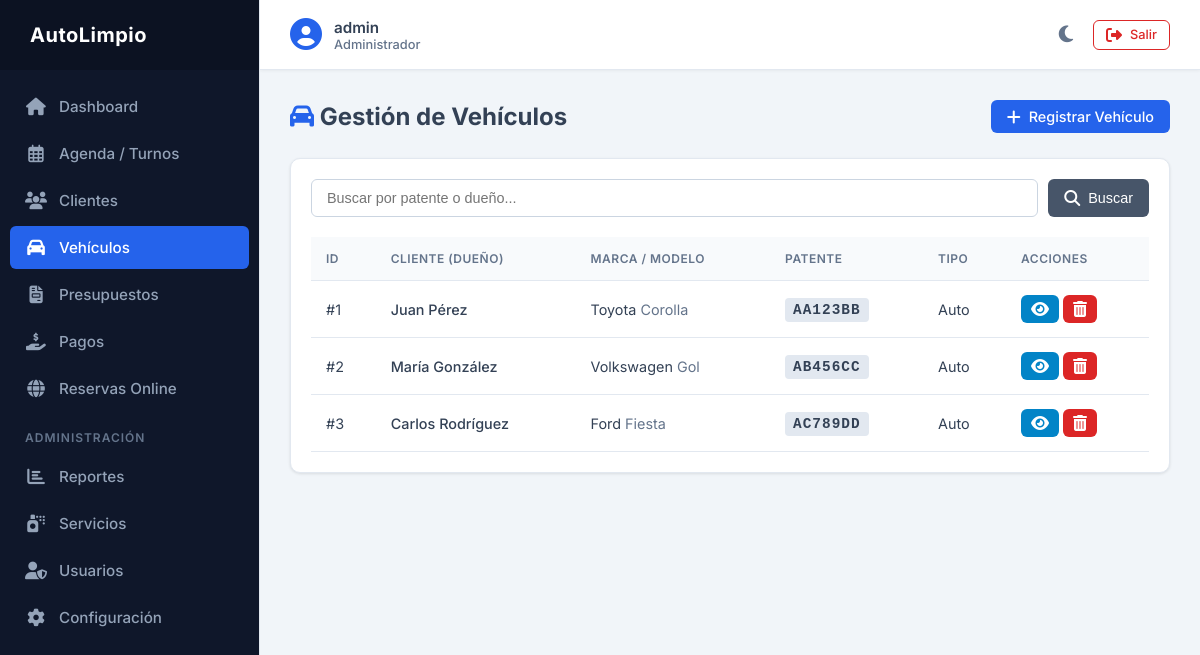
The app's page /vehiculos (signed in) with its own data.
### tables this page shows
CREATE TABLE vehiculos (
        id INTEGER PRIMARY KEY AUTOINCREMENT,
        cliente_id INTEGER NOT NULL,
        marca TEXT NOT NULL,
        modelo TEXT NOT NULL,
        patente TEXT UNIQUE NOT NULL,
        tipo TEXT NOT NULL,
        FOREIGN KEY (cliente_id) REFERENCES clientes(id)
    );

CREATE TABLE clientes (
        id INTEGER PRIMARY KEY AUTOINCREMENT,
        nombre TEXT NOT NULL,
        apellido TEXT NOT NULL,
        telefono TEXT NOT NULL,
        email TEXT,
        direccion TEXT,
        fecha_registro TIMESTAMP DEFAULT CURRENT_TIMESTAMP
    );

### app.py (the view)
@app.route('/vehiculos')
@login_required
def vehiculos():
    buscar = request.args.get('buscar', '')
    conn = get_db()
    query = '''
        SELECT v.*, c.nombre, c.apellido
        FROM vehiculos v
        JOIN clientes c ON v.cliente_id = c.id
    '''
    params = []
    if buscar:
        query += ' WHERE v.patente LIKE ? OR c.nombre LIKE ? OR c.apellido LIKE ?'
        params.extend([f'%{buscar}%', f'%{buscar}%', f'%{buscar}%'])
    vehiculos = conn.execute(query, params).fetchall()
    conn.close()
    return render_template('vehiculos.html', vehiculos=vehiculos, buscar=buscar)

### app.py (called while the page is built)
def get_db():
    conn = sqlite3.connect(DB_PATH)
    conn.row_factory = sqlite3.Row
    return conn

def login_required(f):
    @wraps(f)
    def decorated_function(*args, **kwargs):
        if 'user_id' not in session:
            return redirect(url_for('login'))
        return f(*args, **kwargs)
    return decorated_function

### templates/vehiculos.html (shortened to what this page needs)
{% extends 'base.html' %}
{% block content %}
<div class="page-header">
    <h2><i class="fas fa-car" style="color: var(--primary-color);"></i> Gestión de Vehículos</h2>
    <a href="{{ url_for('vehiculo_nuevo') }}" class="btn btn-primary">
        <i class="fas fa-plus"></i> Registrar Vehículo
    </a>
</div>
<div class="table-container">
    <form method="GET" class="search-form">
        <input type="text" name="buscar" value="{{ buscar }}" placeholder="Buscar por patente o dueño..." class="search-input">
        <button type="submit" class="btn btn-secondary"><i class="fas fa-search"></i> Buscar</button>
    </form>
    <table>
        <thead>
            <tr>
                <th>ID</th>
                <th>Cliente (Dueño)</th>
                <th>Marca / Modelo</th>
                <th>Patente</th>
                <th>Tipo</th>
                <th>Acciones</th>
            </tr>
        </thead>
        <tbody>
            {% for v in vehiculos %}
            <tr>
                <td>#{{ v.id }}</td>
                <td>
                    <div style="font-weight: 500;">{{ v.nombre }} {{ v.apellido }}</div>
                </td>
                <td>{{ v.marca }} <span style="color: var(--text-muted);">{{ v.modelo }}</span></td>
                <td><span style="background: #e2e8f0; padding: 4px 8px; border-radius: 4px; font-family: monospace; font-weight: bold; letter-spacing: 1px;">{{ v.patente }}</span></td>
                <td>{{ v.tipo }}</td>
                <td>
                    <a href="{{ url_for('cliente_detalle', id=v.cliente_id) }}" class="btn btn-info btn-icon" title="Ver Dueño">
                        <i class="fas fa-eye"></i>
                    </a>
                    <a href="{{ url_for('vehiculo_eliminar', id=v.id) }}" class="btn btn-danger btn-icon" title="Eliminar" onclick="return confirm('¿Está seguro de que desea eliminar este vehículo de la base de datos?\nPatente: {{ v.patente }}');">
                        <i class="fas fa-trash-alt"></i>
                    </a>
                </td>
            </tr>
            {% endfor %}
        </tbody>
    </table>
</div>
{% endblock %}

### static/css/style.css (style rules this page uses)
:root { --primary-color: #2563eb; --primary-hover: #1d4ed8; --secondary-color: #475569; --secondary-hover: #334155; --success-color: #16a34a; --success-hover: #15803d; --danger-color: #dc2626; --danger-hover: #b91c1c; --warning-color: #d97706; --info-color: #0284c7; --bg-color: #f1f5f9; --sidebar-bg: #0f172a; --sidebar-text: #94a3b8; --sidebar-hover: #1e293b; --sidebar-active: #2563eb; --sidebar-active-text: #ffffff; --card-bg: #ffffff; --text-main: #334155; --text-muted: #64748b; --border-color: #e2e8f0; --table-header-bg: #f8fafc; --table-hover-bg: #f1f5f9; --input-bg: #ffffff; --input-border: #cbd5e1; --input-text: #334155; --sidebar-width: 260px; --badge-pend-bg: #fefce8; --badge-pend-text: #a16207; --badge-pend-border: #fef08a; --badge-proc-bg: #eff6ff; --badge-proc-text: #1d4ed8; --badge-proc-border: #bfdbfe; --badge-fin-bg: #f0fdf4; --badge-fin-text: #15803d; --badge-fin-border: #bbf7d0; --badge-canc-bg: #fef2f2; --badge-canc-text: #b91c1c; --badge-canc-border: #fecaca; --icon-blue-bg: #eff6ff; --icon-blue-text: #2563eb; --icon-green-bg: #f0fdf4; --icon-green-text: #16a34a; --icon-yellow-bg: #fefce8; --icon-yellow-text: #ca8a04; --icon-red-bg: #fef2f2; --icon-red-text: #dc2626; --icon-purple-bg: #faf5ff; --icon-purple-text: #9333ea; --icon-teal-bg: #f0fdfa; --icon-teal-text: #0d9488; }
* { box-sizing: border-box; margin: 0; padding: 0; }
body { font-family: 'Inter', sans-serif; background-color: var(--bg-color); color: var(--text-main); display: flex; min-height: 100vh; transition: background-color 0.3s ease, color 0.3s ease; }
.btn { display: inline-flex; align-items: center; justify-content: center; padding: 8px 16px; border: none; border-radius: 6px; cursor: pointer; text-decoration: none; font-size: 0.9rem; font-weight: 500; transition: background-color 0.25s ease, color 0.25s ease, border-color 0.25s ease, box-shadow 0.25s ease, transform 0.15s ease; gap: 8px; }
.btn i { font-size: 1rem; }
.btn-primary { background-color: var(--primary-color); color: white; }
.btn-danger { background-color: var(--danger-color); color: white; }
.btn-secondary { background-color: var(--secondary-color); color: white; }
.btn-info { background-color: var(--info-color); color: white; }
.btn-icon { padding: 6px 10px; }
.page-header { display: flex; justify-content: space-between; align-items: center; margin-bottom: 25px; flex-wrap: wrap; gap: 15px; }
.page-header h2 { font-size: 1.5rem; color: var(--text-main); margin: 0; }
.table-container { background: var(--card-bg); padding: 20px; border-radius: 10px; box-shadow: 0 1px 3px rgba(0,0,0,0.1); border: 1px solid var(--border-color); overflow-x: auto; width: 100%; transition: background-color 0.3s ease, border-color 0.3s ease; }
table { width: 100%; border-collapse: collapse; margin-top: 5px; white-space: nowrap; }
table th, table td { padding: 14px 15px; text-align: left; border-bottom: 1px solid var(--border-color); font-size: 0.9rem; color: var(--text-main); }
table th { background-color: var(--table-header-bg); color: var(--text-muted); font-weight: 600; text-transform: uppercase; font-size: 0.75rem; letter-spacing: 0.5px; }
.search-form { display: flex; gap: 10px; margin-bottom: 20px; flex-wrap: wrap; }
.search-input { flex: 1; min-width: 250px; padding: 10px 15px; background-color: var(--input-bg); color: var(--input-text); border: 1px solid var(--input-border); border-radius: 6px; font-size: 0.9rem; outline: none; transition: border-color 0.2s, background-color 0.3s, color 0.3s; }

### records on screen
vehiculos: id "1", nombre "Juan", apellido "Pérez", marca "Toyota", modelo "Corolla", patente "AA123BB", tipo "Auto"
vehiculos: id "2", nombre "María", apellido "González", marca "Volkswagen", modelo "Gol", patente "AB456CC", tipo "Auto"
vehiculos: id "3", nombre "Carlos", apellido "Rodríguez", marca "Ford", modelo "Fiesta", patente "AC789DD", tipo "Auto"

### other values on screen
{{ session.get('username') }} "admin"
{{ session.get('rol') | capitalize }} "Administrador"
